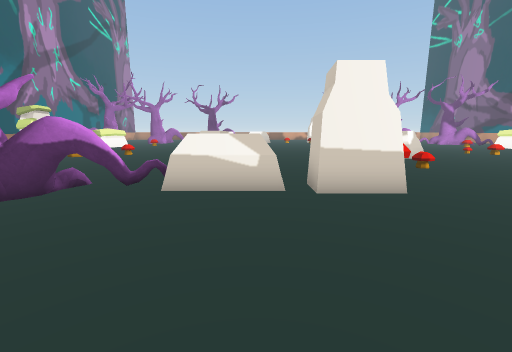
View 1 (above)

20 first-person views from a walk through a Unity game level. The camera is 1.2 m above the floor, tilts 10° down and sees 90° across. The floor is counted in squares, 1 m on a side. Each view is taken from the middle of a square. On the plan, view 1 faces up. The plan holds only what a view shows up to about 12 squares ahead; the rest is blank. The place goes on beyond the plan. Some animated figures are left out.

View 2
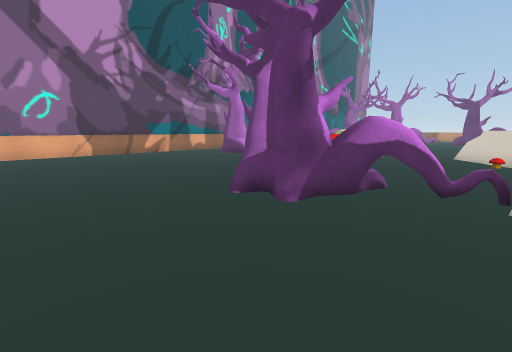

View 3
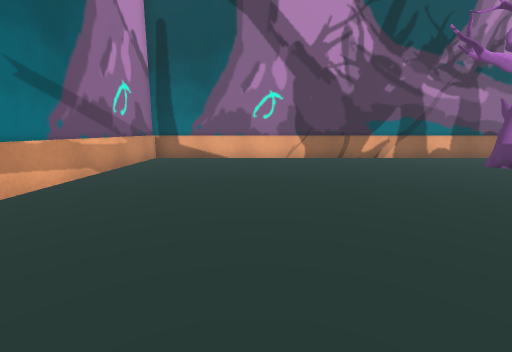

View 4
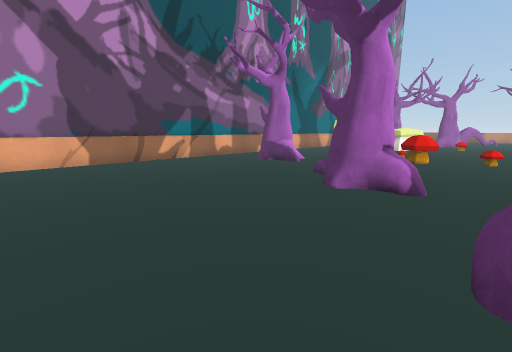

View 5
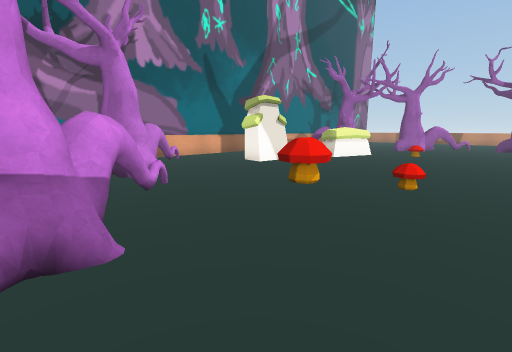

View 6
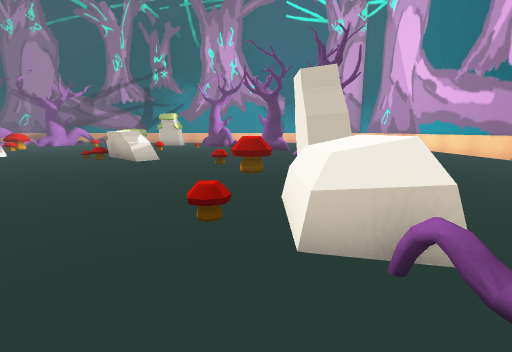

View 7
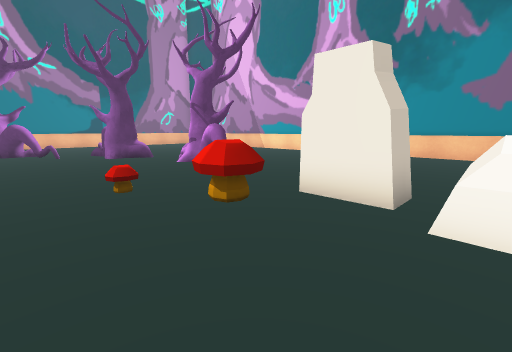

View 8
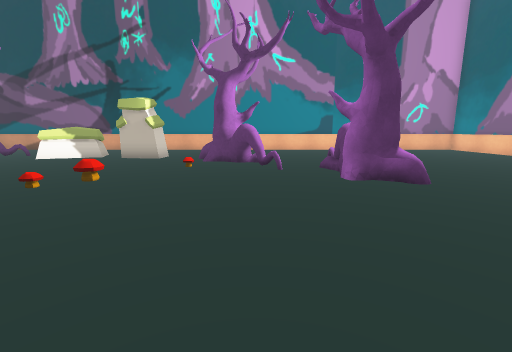

View 9
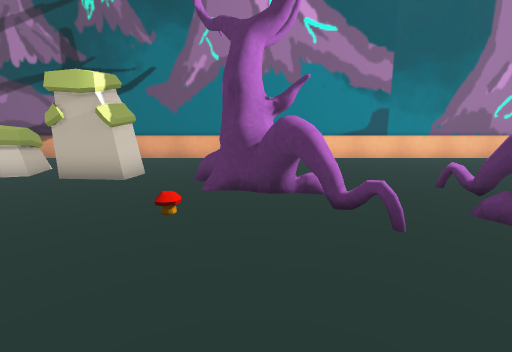

View 10
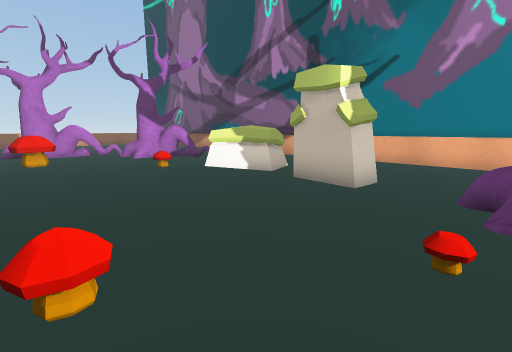

View 11
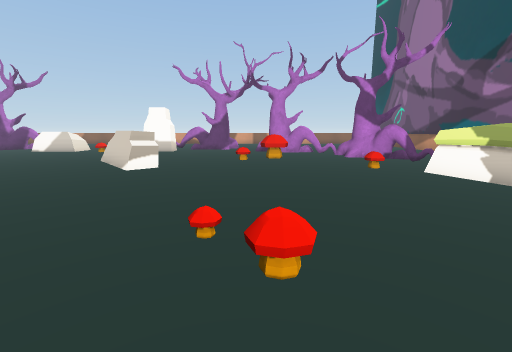

View 12
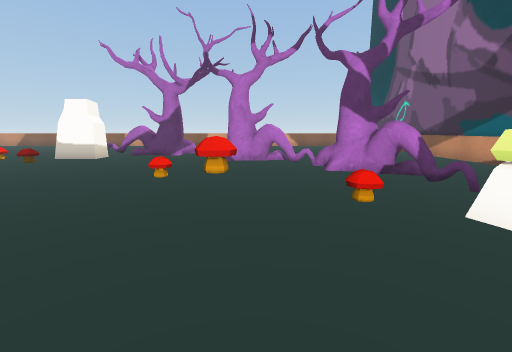

View 13
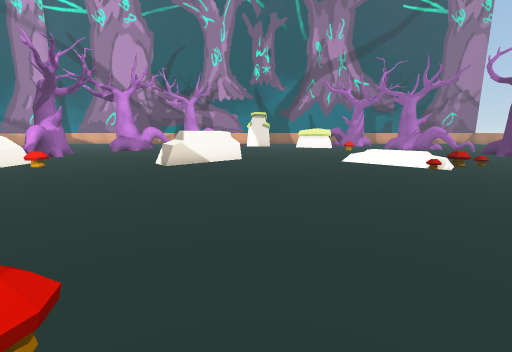

View 14
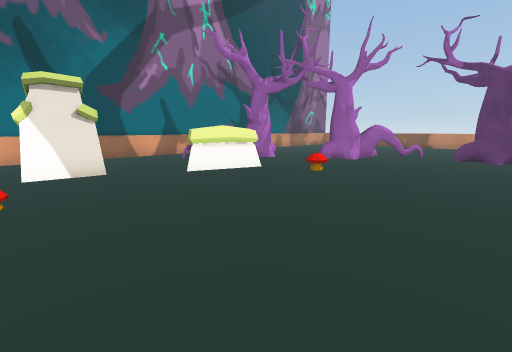

View 15
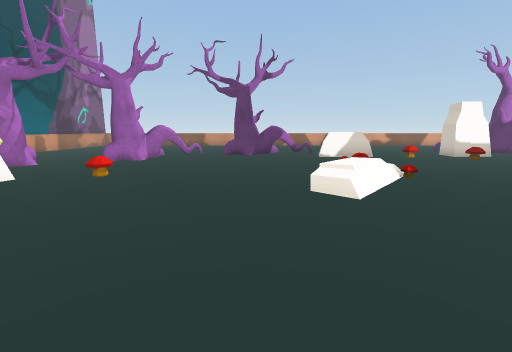

View 16
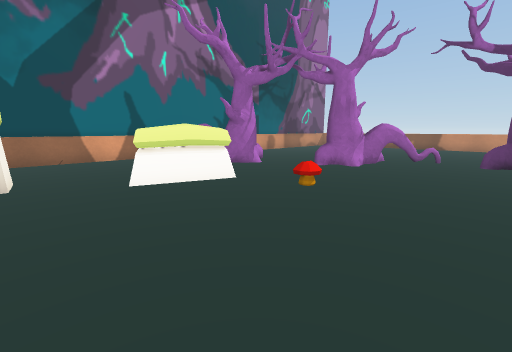

View 17
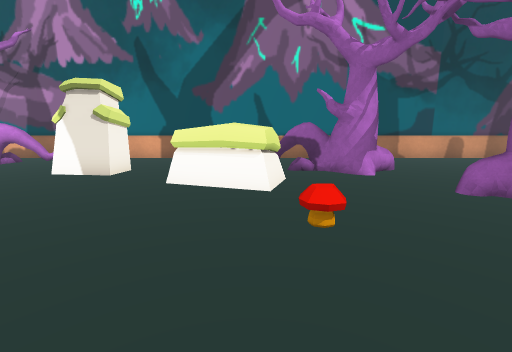

View 18
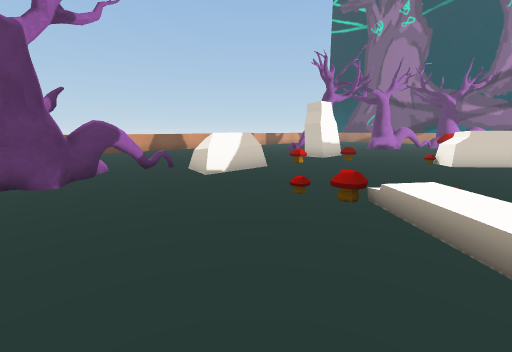

View 19
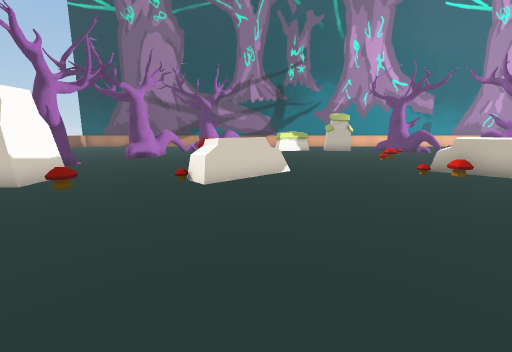

View 20
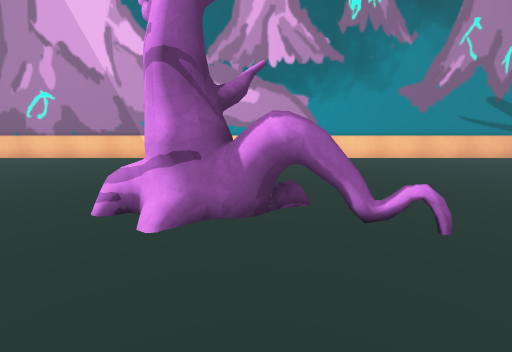

### Floor plan
Key: @ floor where view 1 was taken; # wall or solid block; . floor; / step, stairs or slope; = window, fence, low wall or low ledge; R rock; T tree; O other object.
Columns run from 17 left of view 1 to 23 right of it. Each row starts with its distance up from view 1.
 27 #....   TT..TT..R   ..RRR.... T         #
 26 #......TTT......RRR.O.RRR....T#TT.   ...#
 25 #  ....#T.............O........TT.   ...#
 24 #   T............................T#T  ..#
 23 #   #T..........O.............O..=TT ...#
 22 #.  T...........O......OR...O.O...TT... #
 21 #..TT.R..O....../O.....RR .........T..  #
 20 #..T  RR.......//.......RRR..........   #
 19 #.... R.......//.........R.......O..    #
 18 #.....R...........................RR
 17 #..................................RR
 16 #...RR.............................R.
 15 #...RR............................R    .#
 14 #...R...O.....RR........OR..O.....RR....#
 13 #..........O..RRR.......OR...O....RR....#
 12 #.T.....OO.....RR......RR...............#
 11 #.TT...........O........R.......OTT     #
 10 #..T#............................TTT    #
  9 #..TTT.T........................TTT..   #
  8 #......TTT......O.....O................ #
  7 #.......T#T.........OO........T........ #
  6 #.......TT.....RRRRRR........TTTTO......#
  5 #..........TTTT.RRRRR..OTTT..TT  .......#
  4 #..........T#...........TTTT....  ......#
  3 #........................ T .....  .....#
  2 #........................    ......  ...#
  1 #........................    .......  ..#
  0 #............... @.......    .......   .#
 -1 #...........    .........     ......    #
 -2 #..........    ...........    ......
 -3 #.........    ............    .......
 -4 ########      #############   #######

Where each view was taken, in squares from view 1:
view 1: 0 up, 0 right, facing up
view 2: 0 up, 2 left, facing up-left
view 3: 1 up, 5 left, facing left
view 4: 1 up, 6 left, facing up-left
view 5: 7 up, 5 left, facing up-left
view 6: 7 up, 4 left, facing right
view 7: 10 up, 0 right, facing down-right
view 8: 9 up, 6 right, facing right
view 9: 10 up, 11 right, facing right
view 10: 11 up, 12 right, facing up-right
view 11: 11 up, 12 right, facing up
view 12: 15 up, 14 right, facing up
view 13: 15 up, 8 right, facing left
view 14: 14 up, 4 left, facing up-left
view 15: 14 up, 4 left, facing up
view 16: 16 up, 5 left, facing up-left
view 17: 20 up, 5 left, facing left
view 18: 20 up, 5 left, facing up-right
view 19: 20 up, 1 left, facing right
view 20: 8 up, 8 right, facing down
